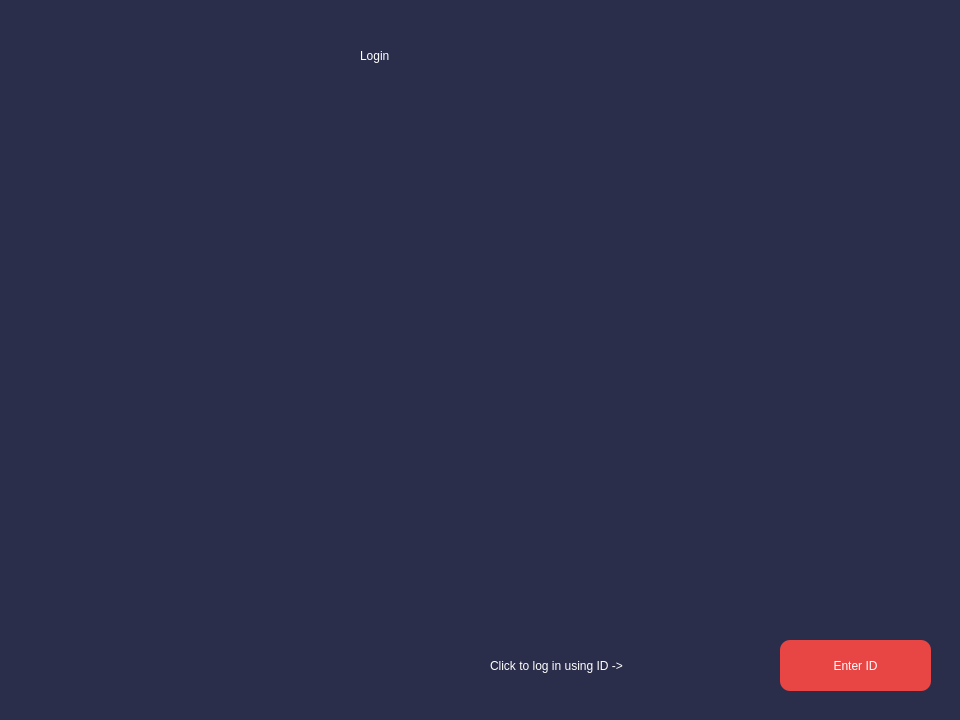
<?xml version="1.0" encoding="UTF-8"?>
<ui version="4.0">
 <class>Dialog</class>
 <widget class="QDialog" name="Dialog">
  <property name="geometry">
   <rect>
    <x>0</x>
    <y>0</y>
    <width>960</width>
    <height>720</height>
   </rect>
  </property>
  <property name="windowTitle">
   <string>Dialog</string>
  </property>
  <widget class="QWidget" name="bgcolor" native="true">
   <property name="geometry">
    <rect>
     <x>0</x>
     <y>0</y>
     <width>960</width>
     <height>720</height>
    </rect>
   </property>
   <property name="styleSheet">
    <string notr="true">QWidget#bgcolor{
background-color:rgb(43, 46, 74);
}</string>
   </property>
   <widget class="QLabel" name="welcome">
    <property name="geometry">
     <rect>
      <x>360</x>
      <y>10</y>
      <width>211</width>
      <height>91</height>
     </rect>
    </property>
    <property name="styleSheet">
     <string notr="true">font: 75 40pt &quot;Orbitron&quot;;
color: rgb(255, 255, 255);</string>
    </property>
    <property name="text">
     <string>Login</string>
    </property>
   </widget>
   <widget class="QLabel" name="image">
    <property name="geometry">
     <rect>
      <x>160</x>
      <y>130</y>
      <width>640</width>
      <height>480</height>
     </rect>
    </property>
    <property name="text">
     <string/>
    </property>
   </widget>
   <widget class="QPushButton" name="idlogin">
    <property name="geometry">
     <rect>
      <x>780</x>
      <y>640</y>
      <width>151</width>
      <height>51</height>
     </rect>
    </property>
    <property name="styleSheet">
     <string notr="true">QPushButton
{
border-radius: 10px;
color: rgb(255, 255, 255);
font: 75 16pt &quot;Rockwell&quot;;
background-color: #e84545;
}
QPushButton:hover
{
background-color: #903749;
}</string>
    </property>
    <property name="text">
     <string>Enter ID</string>
    </property>
   </widget>
   <widget class="QLabel" name="label">
    <property name="geometry">
     <rect>
      <x>490</x>
      <y>650</y>
      <width>281</width>
      <height>31</height>
     </rect>
    </property>
    <property name="styleSheet">
     <string notr="true">color:rgb(255, 255, 255);
font: 87 12pt &quot;Arial Black&quot;;</string>
    </property>
    <property name="text">
     <string>Click to log in using ID -&gt;</string>
    </property>
   </widget>
  </widget>
 </widget>
 <resources/>
 <connections/>
</ui>
